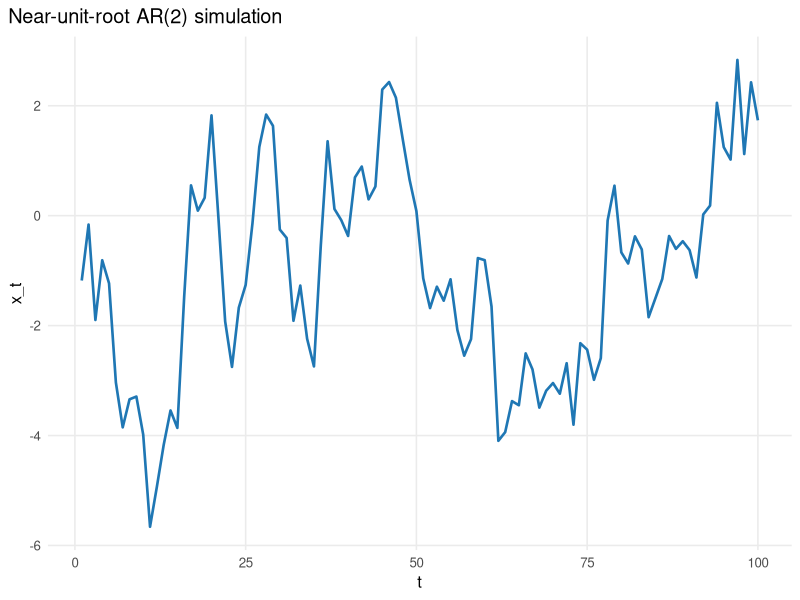
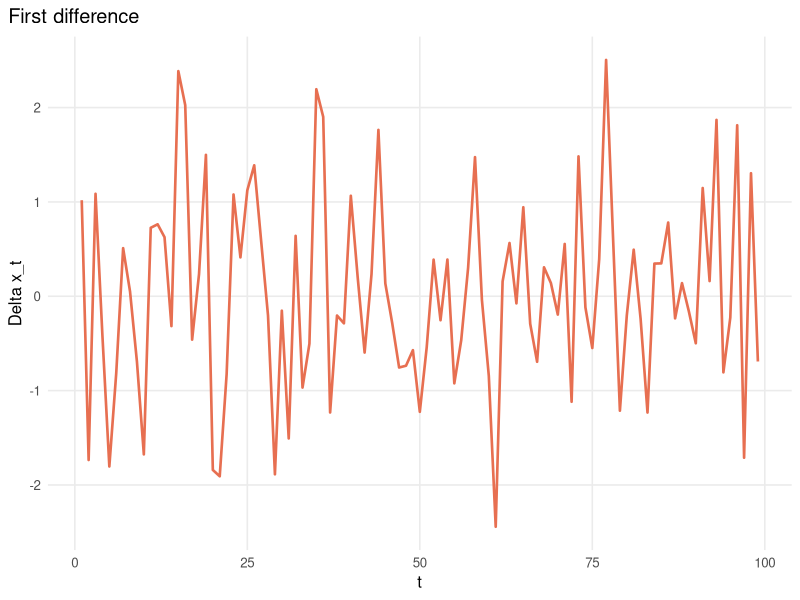
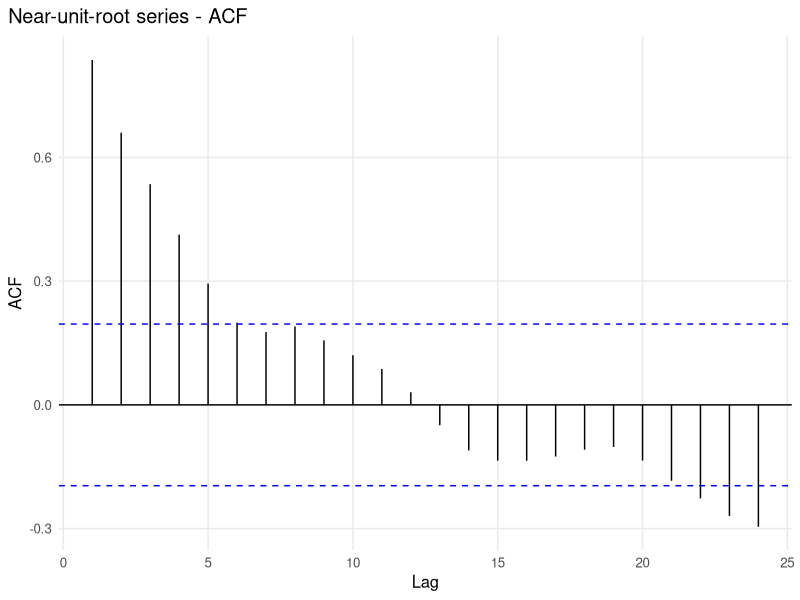
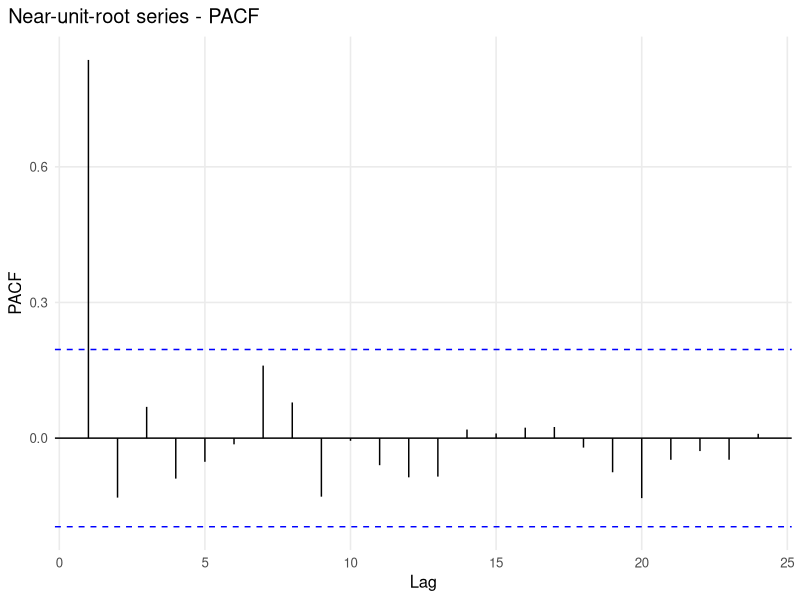
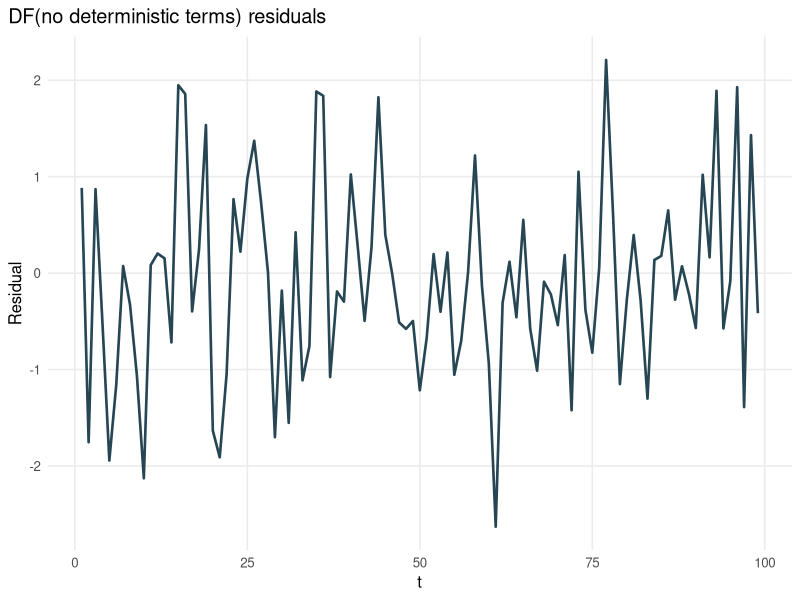
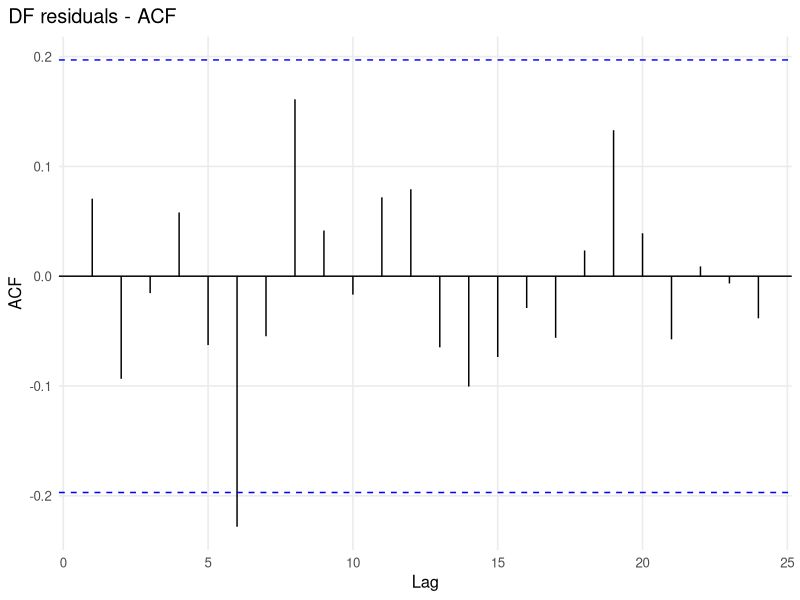
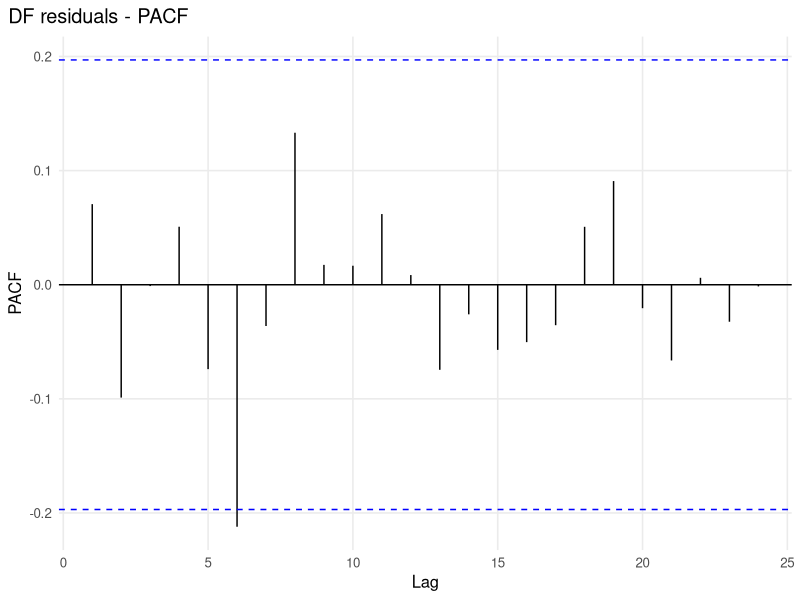

Recreate these plots in R, in order.
rm(list = ls())

suppressPackageStartupMessages({
  library(dynlm)
  library(forecast)
  library(ggplot2)
  library(lmtest)
  library(urca)
  library(zoo)
})

plot_theme <- theme_minimal(base_size = 12) +
  theme(
    plot.title.position = "plot",
    panel.grid.minor = element_blank()
  )

plot_series <- function(x, title, y_label = "Value", color = "#1f77b4") {
  df <- data.frame(t = seq_along(x), value = as.numeric(x))
  ggplot(df, aes(x = t, y = value)) +
    geom_line(linewidth = 0.9, color = color) +
    labs(title = title, x = "t", y = y_label) +
    plot_theme
}

run_bg_loop <- function(model, orders) {
  bg_results <- lapply(orders, function(ord) bgtest(model, order = ord))
  bg_summary <- data.frame(
    order = orders,
    statistic = sapply(bg_results, function(res) as.numeric(res$statistic)),
    p_value = sapply(bg_results, function(res) res$p.value)
  )

  cat("\nBreusch-Godfrey LM tests (ADF residual autocorrelation)\n")
  print(bg_summary, row.names = FALSE)
  invisible(bg_results)
}

simulate_ar2 <- function(phi, n, sigma2 = 1, seed = NULL) {
  if (!is.null(seed)) {
    set.seed(seed)
  }

  x <- numeric(n)
  x[1] <- rnorm(1, sd = sqrt(sigma2))
  x[2] <- phi[1] * x[1] + rnorm(1, sd = sqrt(sigma2))
  for (t in 3:n) {
    x[t] <- phi[1] * x[t - 1] + phi[2] * x[t - 2] + rnorm(1, sd = sqrt(sigma2))
  }
  x
}

# Near-unit-root AR(2) example ----------------------------------------------
phi <- c(0.99, -0.1)
sigma2 <- 1
nobs <- 100
x <- simulate_ar2(phi = phi, n = nobs, sigma2 = sigma2, seed = 220)
dx <- diff(x)

print(plot_series(x, "Near-unit-root AR(2) simulation", "x_t"))
print(plot_series(dx, "First difference", "Delta x_t", "#e76f51"))

print(ggAcf(x, lag.max = 24) + labs(title = "Near-unit-root series - ACF") + plot_theme)
print(ggPacf(x, lag.max = 24) + labs(title = "Near-unit-root series - PACF") + plot_theme)

# DF tests ------------------------------------------------------------------
df_test1 <- ur.df(x, type = "none", lags = 0)
df_test2 <- ur.df(dx, type = "none", lags = 0)
df_test3 <- ur.df(x, type = "drift", lags = 0)
df_test4 <- ur.df(x, type = "trend", lags = 0)

print(plot_series(df_test1@res, "DF(no deterministic terms) residuals", "Residual", "#264653"))
print(ggAcf(df_test1@res, lag.max = 24) + labs(title = "DF residuals - ACF") + plot_theme)
print(ggPacf(df_test1@res, lag.max = 24) + labs(title = "DF residuals - PACF") + plot_theme)

cat("\nDF test summaries\n")
print(summary(df_test1))
print(summary(df_test2))
print(summary(df_test3))
print(summary(df_test4))

# BG test on an augmented DF regression -------------------------------------
x_zoo <- zoo(x)
dx_zoo <- diff(x_zoo)
reg_df <- dynlm(dx_zoo ~ L(x_zoo, 1) + L(dx_zoo, 2) - 1)
print(summary(reg_df))
run_bg_loop(reg_df, orders = 1:4)

# KPSS tests ----------------------------------------------------------------
kpss_test1 <- ur.kpss(x, type = "mu")
kpss_test2 <- ur.kpss(x, type = "tau")

cat("\nKPSS test summaries\n")
print(summary(kpss_test1))
print(summary(kpss_test2))

# Monte Carlo: rejection rates ----------------------------------------------
# DGP: y_t = (1-rho)*alpha + rho*y_{t-1} + e_t, e_t ~ N(0, sigma2)
set.seed(777)
T <- 4 * 25
N <- 100
rho <- 0.5
sigma2 <- 1.0
alpha <- 1.0

count <- matrix(NA_real_, nrow = N, ncol = 2)
for (n in 1:N) {
  e <- rnorm(T, sd = sqrt(sigma2))
  y <- numeric(T)

  y[1] <- alpha + e[1] / sqrt(1 - rho ^ 2)
  for (t in 2:T) {
    y[t] <- (1 - rho) * alpha + rho * y[t - 1] + e[t]
  }

  adf <- ur.df(y, type = "drift", lags = 0)
  count[n, 1] <- adf@teststat[1] < adf@cval[1, 2]

  kpss <- ur.kpss(y, type = "mu")
  count[n, 2] <- kpss@teststat < kpss@cval[2]
}

rejection_rates <- colMeans(count) * 100
names(rejection_rates) <- c("ADF", "KPSS")

cat("\nEstimated rejection rates (%)\n")
print(rejection_rates)
